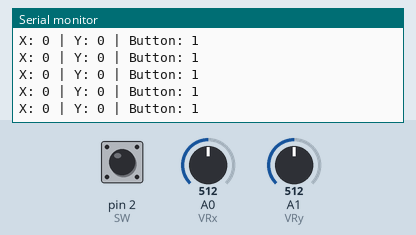
Recording of a sketch running on a simulated Arduino Uno, built with avr-gcc and run on an emulated ATmega328P. Shown: the last lines printed to the serial monitor. Inputs (shaded band) come from the test bench; at power-on: A0 (VRx) = 512, A1 (VRy) = 512, pin 2 (SW) HIGH.

Above: at 1.2 s.
1.3 s: A0 (VRx) set to 716
At 1.31 s:
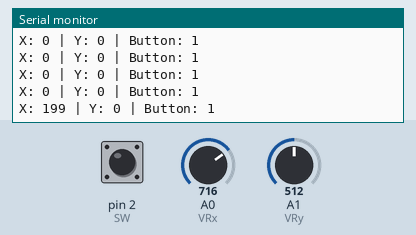
2.8 s: A1 (VRy) set to 716
At 2.83 s:
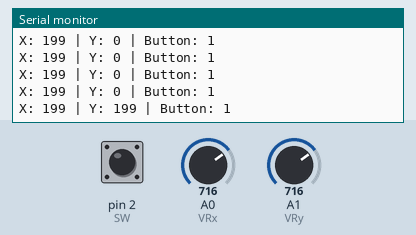
5.8 s: A0 (VRx) set to 511
At 5.85 s:
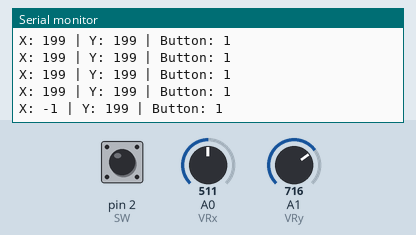
8.8 s: pin 2 (SW) pulled LOW for 0.15 s
At 8.88 s:
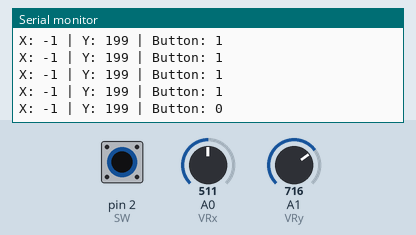
10.4 s: A1 (VRy) set to 900
At 10.49 s:
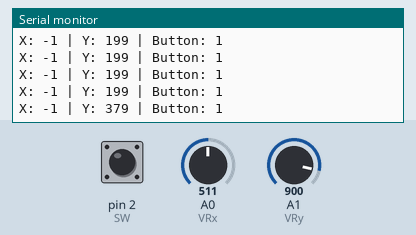
11.9 s: pin 2 (SW) pulled LOW for 1 s
At 12.0 s:
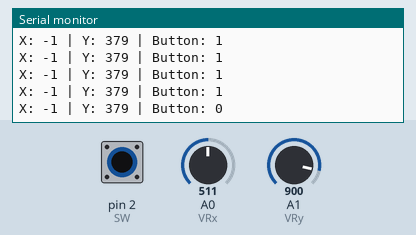
Timing chart, 0 to 14.9 s (numbered marks = the images above; inputs shaded):
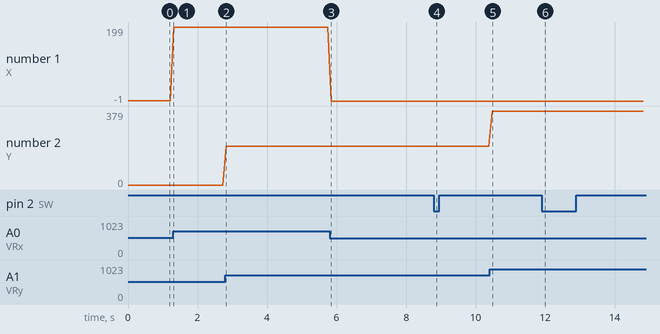

The sketch:

sketch_sep17c.ino
```cpp
int VRx = A0;
int VRy = A1;
int SW = 2;

int xPosition = 0;
int yPosition = 0;
int SW_state = 0;
int mapX = 0;
int mapY = 0;

void setup() {
  Serial.begin(9600);

  pinMode(VRx, INPUT);
  pinMode(VRy, INPUT);
  pinMode(SW, INPUT_PULLUP);

}

void loop() {
  xPosition = analogRead(VRx);
  yPosition = analogRead(VRy);
  SW_state = digitalRead(SW);
  mapX = map(xPosition, 0, 1023, -500, 500);
  mapY = map(yPosition, 0, 1023, -500, 500);

  Serial.print("X: ");
  Serial.print(mapX);
  Serial.print(" | Y: ");
  Serial.print(mapY);
  Serial.print(" | Button: ");
  Serial.println(SW_state);

  delay(100);

}
```

Measured:
- after the input at 1.3 s, the serial monitor: prints a new line at once (image 1)
- after the input at 2.8 s, the serial monitor: prints a new line at once (image 2)
- after the input at 5.8 s, the serial monitor: prints a new line after 0.05 s (image 3)
- after the input at 8.8 s, the serial monitor: prints a new line after 0.07 s (image 4)
- after the input at 10.4 s, the serial monitor: prints a new line after 0.08 s (image 5)
- after the input at 11.9 s, the serial monitor: prints a new line after 0.10 s (image 6)
- plotted number 1: 0 → 199 after the input at 1.3 s, 199 → -1 after the input at 5.8 s
- plotted number 2: 199 → 379 after the input at 10.4 s
